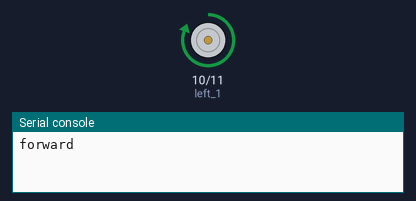
This program was run on a simulated MicroPython board. Parts: motor-driver pin pairs drawn as motors (green arrow = first pin HIGH = forward, orange = second pin HIGH = backward, longer = more drive), the last lines printed to the serial console.

Above: at 0.5 s.
At 2.5 s:
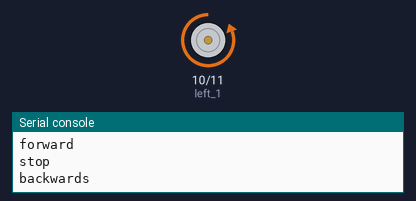
At 3.5 s:
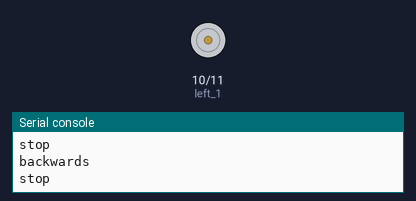
Timing chart, 0 to 5.2 s (numbered marks = the images above):
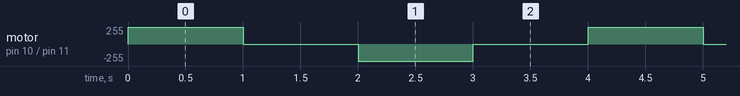

The program:

single_motor_test.py
```python
from machine import Pin, PWM
from time import sleep

freq = 20_000
MAX_DUTY_CYCLE: int = 65535

# OUT1 and OUT2
left_1 = PWM(Pin(10, Pin.OUT), freq) # 14
left_2 = PWM(Pin(11, Pin.OUT), freq) # 15

while True:
    # Forward
    print('forward')
    left_1.duty_u16(MAX_DUTY_CYCLE)
    left_2.duty_u16(0)
    sleep(1)

    # Stop
    print('stop')
    left_1.duty_u16(0)
    left_2.duty_u16(0)
    sleep(1)

    # Backwards
    print('backwards')
    left_1.duty_u16(0)
    left_2.duty_u16(MAX_DUTY_CYCLE)
    sleep(1)

    # Stop
    print('stop')
    left_1.duty_u16(0)
    left_2.duty_u16(0)
    sleep(1)
```

Measured:
- by itself, motor on pin 10 (left_1) / pin 11 (left_2): repeats every 4.0 s: stopped 1.0 s, backward 255/255 1.0 s, stopped 1.0 s, forward 255/255 1.0 s
